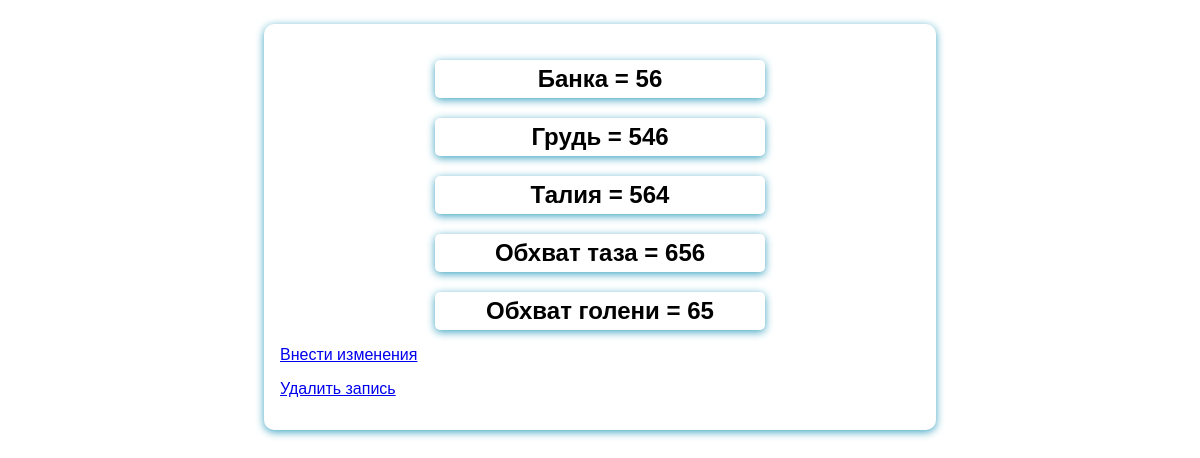
The app's page /sizes-db/2 with its own data.
### trainning_app/models.py (models this page shows)
class BodySize(models.Model):
    day = models.PositiveIntegerField(verbose_name='День', validators=[MinValueValidator(0),
                                       MaxValueValidator(31)])
    month = models.CharField(verbose_name='Месяц', max_length=10)
    biceps = models.PositiveIntegerField(verbose_name="Обхват бицепса", blank=True, null=True)
    breast = models.PositiveIntegerField(verbose_name="Обхват груди", blank=True, null=True)
    waist = models.PositiveIntegerField(verbose_name="Обхват талии", blank=True, null=True)
    buttocks = models.PositiveIntegerField(verbose_name="Обхват ягодиц", blank=True, null=True)
    hip = models.PositiveIntegerField(verbose_name="Обхват бедра", blank=True, null=True)

### trainning_app/views.py (the view)
# urls.py: path('sizes-db/<int:pk>', views.DetailBodySize.as_view(), name='size-detail'),
class DetailBodySize(DetailView):
    template_name = 'trainning_app/detail_size.html'
    model = BodySize
    context_object_name = 'size'

### trainning_app/templates/trainning_app/detail_size.html (shortened to what this page needs)
{% extends 'trainning_app/base.html' %}
{% block content %}
<form method="post">
    <div class="form-style {% if field.errors %} errors {% endif %}">
        <h2>
            Банка = {{ size.biceps }}
        </h2>
    </div>
    <div class="form-style {% if field.errors %} errors {% endif %}">
        <h2>
            Грудь = {{ size.breast }}
        </h2>
    </div>
    <div class="form-style {% if field.errors %} errors {% endif %}">
        <h2>
            Талия = {{ size.waist }}
        </h2>
    </div>
    <div class="form-style {% if field.errors %} errors {% endif %}">
        <h2>
            Обхват таза = {{ size.buttocks }}
        </h2>
    </div>
    <div class="form-style {% if field.errors %} errors {% endif %}">
        <h2>
            Обхват голени = {{ size.hip }}
        </h2>
    </div>
    <div class="form-style {% if field.errors %} errors {% endif %}">
        <p><a href="{% url 'size-detail' pk=size.id %}">Внести изменения</a></p>
    </div>
    <div class="form-style {% if field.errors %} errors {% endif %}">
        <p><a href="{% url 'size-delete' pk=size.id %}">Удалить запись</a></p>
    </div>
</form>
{% endblock %}

### trainning_app/static/trainning_app/forms.css (style rules this page uses)
body { margin: 0; font-family: Sans-Serif; }
h2 { width:50%; margin: 20px auto 5px; text-align: center; padding: 5px; border-radius: 5px; box-shadow: 0 2px 8px #3ca3c1; }
form { margin: 1.5rem auto 5px; width: 90%; max-width: 40rem; padding: 1rem; border-radius: 10px; font-size: 16px; background-color: white; box-shadow: 0 2px 8px #3ca3c1; }
.form-style { margin-bottom: 1rem; }

### records on screen
BodySize: biceps "56", breast "546", waist "564", buttocks "656", hip "65"
